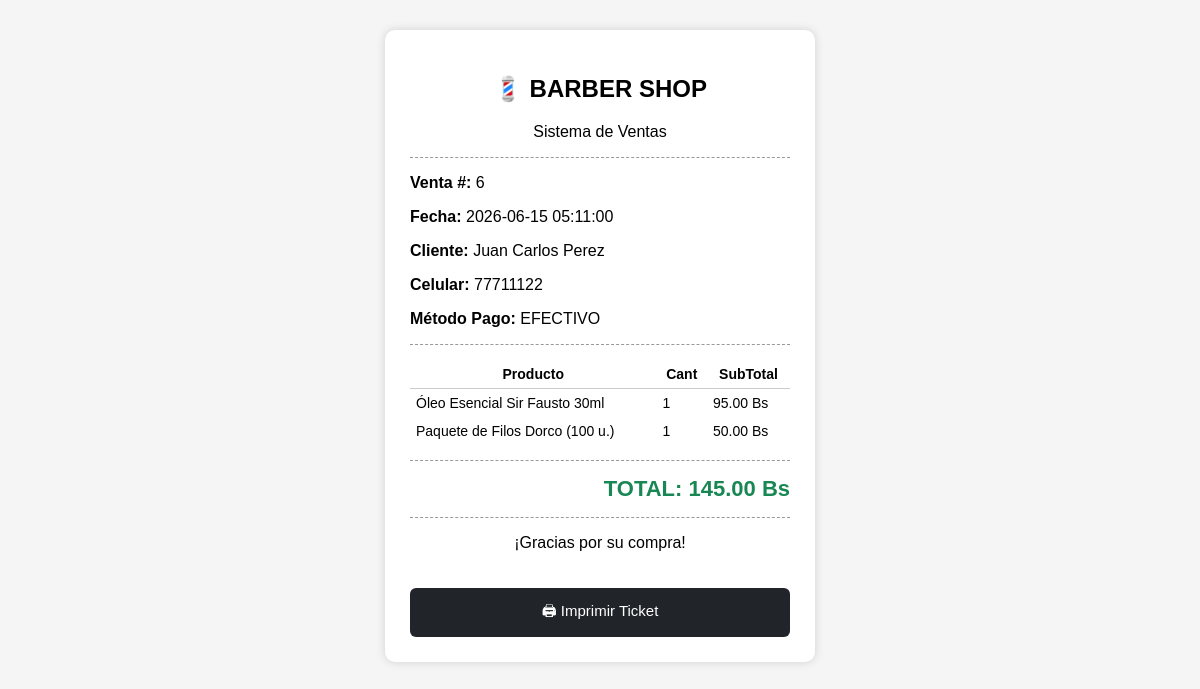
Page /views/factura.php?id_venta=6 (signed in) on the committed database.
### tables this page shows
CREATE TABLE `ventas` (
  `id_venta` int(11) NOT NULL,
  `id_caja` int(11) NOT NULL,
  `id_cliente` int(11) NOT NULL,
  `fecha_transaccion` timestamp NOT NULL DEFAULT current_timestamp(),
  `metodo_pago` varchar(20) NOT NULL,
  `total_pagado_bob` decimal(10,2) NOT NULL DEFAULT 0.00
);

CREATE TABLE `clientes` (
  `id_cliente` int(11) NOT NULL,
  `id_genero` int(11) NOT NULL,
  `nombre_completo` varchar(100) NOT NULL,
  `celular` varchar(15) NOT NULL,
  `correo` varchar(100) DEFAULT NULL,
  `fecha_registro` date DEFAULT NULL,
  `observaciones_tecnicas` text DEFAULT NULL
);

CREATE TABLE `detalle_ventas` (
  `id_detalle` int(11) NOT NULL,
  `id_venta` int(11) NOT NULL,
  `id_producto` int(11) NOT NULL,
  `cantidad` int(11) NOT NULL,
  `precio_unitario` decimal(10,2) NOT NULL,
  `subtotal` decimal(10,2) NOT NULL
);

CREATE TABLE `productos` (
  `id_producto` int(11) NOT NULL,
  `id_categoria` int(11) NOT NULL,
  `id_marca` int(11) NOT NULL,
  `id_proveedor` int(11) NOT NULL,
  `nombre_producto` varchar(100) NOT NULL,
  `stock_actual` int(11) NOT NULL DEFAULT 0,
  `stock_minimo` int(11) NOT NULL DEFAULT 5,
  `precio_costo_bob` decimal(10,2) NOT NULL,
  `precio_venta_publico_bob` decimal(10,2) DEFAULT NULL
);

### views/factura.php (the view, shortened to what this page needs)
<?php
$database = new Database();
$db = $database->getConnection();
$idVenta = intval($_GET['id_venta']);
$sqlVenta = "SELECT v.id_venta, v.fecha_transaccion, v.metodo_pago, v.total_pagado_bob, c.nombre_completo, c.celular FROM ventas v INNER JOIN clientes c ON v.id_cliente = c.id_cliente WHERE v.id_venta = :id_venta";
$stmtVenta = $db->prepare($sqlVenta);
$stmtVenta->execute([':id_venta' => $idVenta]);
$venta = $stmtVenta->fetch(PDO::FETCH_ASSOC);
$sqlDetalle = "SELECT d.cantidad, d.precio_unitario, d.subtotal, p.nombre_producto FROM detalle_ventas d INNER JOIN productos p ON d.id_producto = p.id_producto WHERE d.id_venta = :id_venta";
$stmtDetalle = $db->prepare($sqlDetalle);
$stmtDetalle->execute([':id_venta' => $idVenta]);
$detalle = $stmtDetalle->fetchAll(PDO::FETCH_ASSOC);
?>
<!DOCTYPE html>
<html lang="es">
<head>
<link rel="stylesheet" href="../public/css/css_opciones/factura.css">
</head>
<body>
<div class="TICKET">
    <div class="CENTRO"><h2>💈 BARBER SHOP</h2><p>Sistema de Ventas</p></div>
    <div class="LINEA"></div>
    <p><strong>Venta #:</strong> <?= $venta['id_venta']; ?></p>
    <p><strong>Fecha:</strong> <?= $venta['fecha_transaccion']; ?></p>
    <p><strong>Cliente:</strong> <?= htmlspecialchars($venta['nombre_completo']); ?></p>
    <p><strong>Celular:</strong> <?= htmlspecialchars($venta['celular']); ?></p>
    <p><strong>Método Pago:</strong> <?= htmlspecialchars($venta['metodo_pago']); ?></p>
    <div class="LINEA"></div>
    <table>
        <thead><tr><th>Producto</th><th>Cant</th><th>SubTotal</th></tr></thead>
        <tbody>
            <?php foreach($detalle as $d): ?>
            <tr>
                <td><?= htmlspecialchars($d['nombre_producto']); ?></td>
                <td><?= $d['cantidad']; ?></td>
                <td><?= number_format($d['subtotal'],2); ?> Bs</td>
            </tr>
            <?php endforeach; ?>
        </tbody>
    </table>
    <div class="LINEA"></div>
    <div class="TOTAL">TOTAL: <?= number_format($venta['total_pagado_bob'],2); ?> Bs</div>
    <div class="LINEA"></div>
    <div class="CENTRO"><p>¡Gracias por su compra!</p></div>
    <button class="BTN" onclick="window.print()">🖨 Imprimir Ticket</button>
</div>
</body>
</html>

### public/css/css_opciones/factura.css (style rules this page uses)
body { background:#f5f5f5; font-family:Arial, Helvetica, sans-serif; }
.TICKET { width:380px; margin:30px auto; background:white; padding:25px; border-radius:10px; box-shadow:0 0 10px rgba(0,0,0,0.15); }
.CENTRO { text-align:center; }
.LINEA { border-top:1px dashed #999; margin:15px 0; }
table { width:100%; border-collapse:collapse; font-size:14px; }
table th, table td { padding:6px; }
table th { border-bottom:1px solid #ccc; }
.TOTAL { text-align:right; font-size:22px; font-weight:bold; color:#198754; }
.BTN { width:100%; background:#212529; color:white; border:none; padding:12px; margin-top:20px; border-radius:6px; font-size:15px; cursor:pointer; }

### rows in the picture
ventas: id_venta "6", fecha_transaccion "2026-06-15 05:11:00", id_cliente.nombre_completo "Juan Carlos Perez", id_cliente.celular "77711122", metodo_pago "EFECTIVO", total_pagado_bob "145.00"
detalle_ventas: id_producto.nombre_producto "Óleo Esencial Sir Fausto 30ml", cantidad "1", subtotal "95.00"
detalle_ventas: id_producto.nombre_producto "Paquete de Filos Dorco (100 u.)", cantidad "1", subtotal "50.00"
